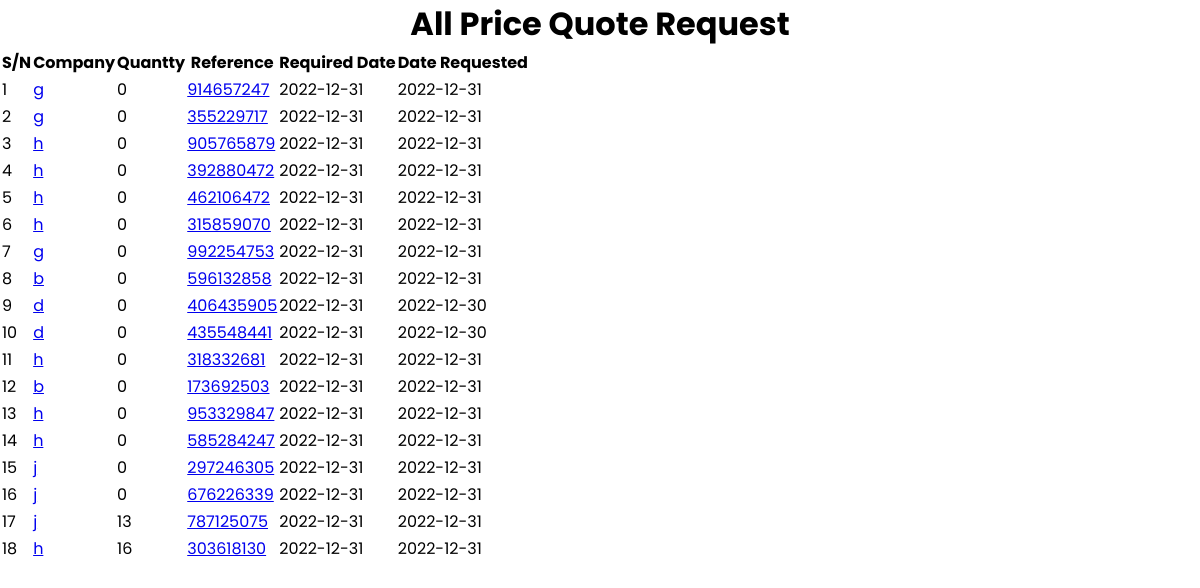
The app's page /quotations.php, older data.
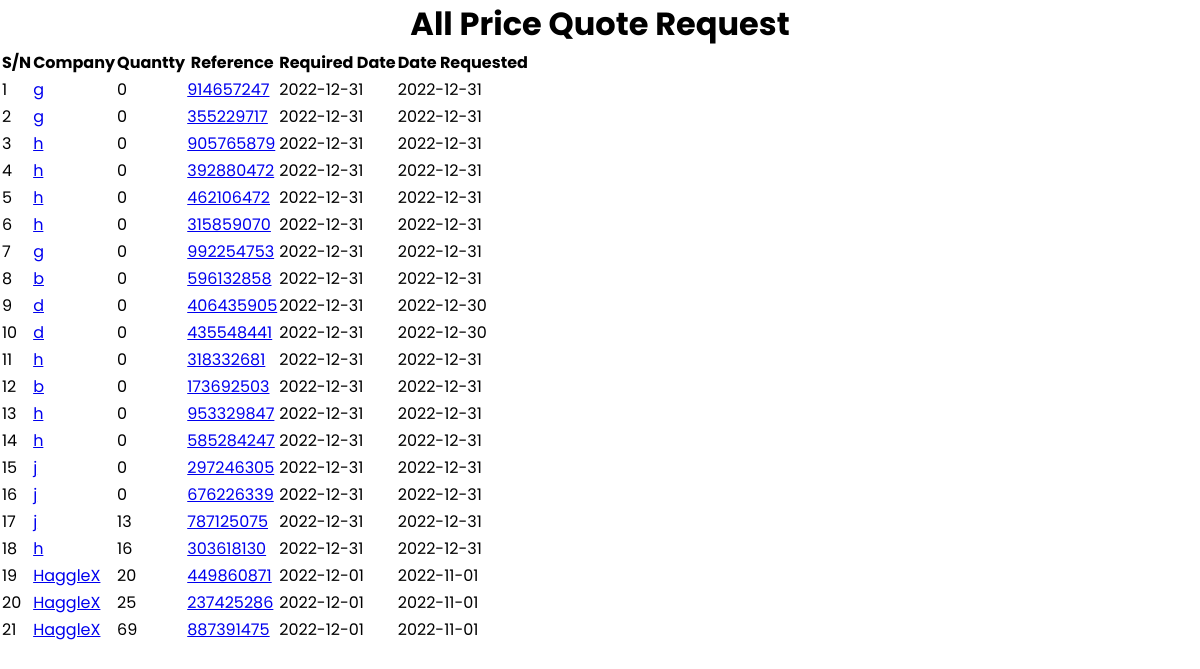
The same page, newer data.
### tables this page shows
CREATE TABLE `quotes` (
  `id` int(11) NOT NULL,
  `requestor` text NOT NULL,
  `company` text NOT NULL,
  `location` text NOT NULL,
  `request_date` date NOT NULL,
  `required_date` date NOT NULL,
  `item_status` text NOT NULL,
  `model_availability` text NOT NULL,
  `ref_no` int(11) NOT NULL,
  `date_added` timestamp NOT NULL DEFAULT current_timestamp()
);

### quotations.php (the view, shortened to what this page needs)
<?php
include_once 'connection/config.php';
?>
<!DOCTYPE html>
<html lang="en">
<head>
  <link rel="stylesheet" href="css/style.css" />
</head>
<body>
  <h1>All Price Quote Request</h1>
  <table class="tableOne">
    <thead>
      <tr>
        <th>S/N</th>
        <th>Company</th>
        <th>Quantty</th>
        <th>Reference</th>
        <th>Required Date</th>
        <th>Date Requested</th>
      </tr>
    </thead>
    <tbody>
    <?php
    $stmt = $conn->prepare("SELECT company, request_date, required_date, ref_no FROM quotes");
    $stmt->execute();
    $stmt->store_result();
    $stmt->bind_result($company, $request_date, $required_date, $ref_no);
    if($stmt->num_rows > 0 ) {
  $sn = 0;
  $total = 0;
while($stmt->fetch()){
  $sn++;
  $stmt1 = $conn->prepare("SELECT quantity FROM quote_items WHERE ref_no = ?");
  $stmt1->bind_param("s", $ref_no);
  $stmt1->execute();
  $stmt1->store_result();
  $stmt1->bind_result($quantity);
  if($stmt1->num_rows > 0 ) {
 while($stmt1->fetch()){
   $total += $quantity;
 }}
    echo '<tr>
      <td>'.$sn.'</td>
      <td><a href="quotations/'.$ref_no.'">'.$company.'</a></td>
      <td>'.$total.'</td>
      <td><a href="quotations/'.$ref_no.'">'.$ref_no.'</a></td>
      <td>'.$required_date.'</td>
      <td>'.$request_date.'</td>
    </tr>';
    } }else{
      echo '<tr>
      <td colspan="6">No quotation found!</td>
      </tr>';
    }
    ?>
</tbody>
  </table>
  <br />
</body>
</html>

Row changes from the older to the newer data that the page shows:
added quotes: company "HaggleX", total "20", ref_no "449860871", required_date "2022-12-01", request_date "2022-11-01"
added quotes: company "HaggleX", total "25", ref_no "237425286", required_date "2022-12-01", request_date "2022-11-01"
added quotes: company "HaggleX", total "69", ref_no "887391475", required_date "2022-12-01", request_date "2022-11-01"
